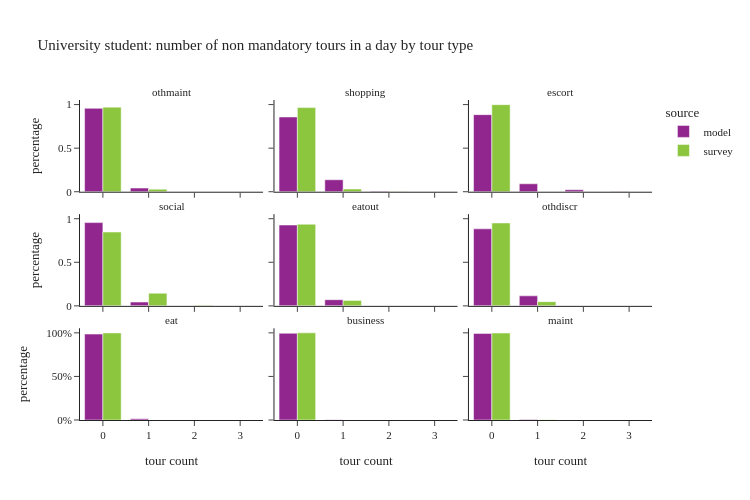

The notebook cell saved with this chart:
### Code cell
plot_num_nonmand_tourtype(per_data[per_data['ptype']==3], "University student: number of non mandatory tours in a day by tour type")

### Figure 1 — Plotly figure (JSON) as saved in the notebook; plotly's stock layout.template omitted (floating-point values rounded to 4 significant figures)
{"data": [{"alignmentgroup": "True", "customdata": [[155427], [6859], [102]], "hovertemplate": "source=model<br>tour type=othmaint<br>tour count=%{x}<br>percentage=%{y}<br>sample_size=%{customdata[0]}<extra></extra>", "legendgroup": "model", "marker": {"color": "#91268F", "pattern": {"shape": ""}}, "name": "model", "offsetgroup": "model", "orientation": "v", "showlegend": true, "textposition": "auto", "type": "bar", "x": [0.0, 1.0, 2.0], "xaxis": "x7", "y": [0.9571, 0.04224, 0.0006281], "yaxis": "y7"}, {"alignmentgroup": "True", "customdata": [[139293], [22311], [780], [4]], "hovertemplate": "source=model<br>tour type=shopping<br>tour count=%{x}<br>percentage=%{y}<br>sample_size=%{customdata[0]}<extra></extra>", "legendgroup": "model", "marker": {"color": "#91268F", "pattern": {"shape": ""}}, "name": "model", "offsetgroup": "model", "orientation": "v", "showlegend": false, "textposition": "auto", "type": "bar", "x": [0.0, 1.0, 2.0, 3.0], "xaxis": "x8", "y": [0.8578, 0.1374, 0.004803, 2.463e-05], "yaxis": "y8"}, {"alignmentgroup": "True", "customdata": [[143657], [14795], [3684], [252]], "hovertemplate": "source=model<br>tour type=escort<br>tour count=%{x}<br>percentage=%{y}<br>sample_size=%{customdata[0]}<extra></extra>", "legendgroup": "model", "marker": {"color": "#91268F", "pattern": {"shape": ""}}, "name": "model", "offsetgroup": "model", "orientation": "v", "showlegend": false, "textposition": "auto", "type": "bar", "x": [0.0, 1.0, 2.0, 3.0], "xaxis": "x9", "y": [0.8847, 0.09111, 0.02269, 0.001552], "yaxis": "y9"}, {"alignmentgroup": "True", "customdata": [[155153], [7097], [130], [8]], "hovertemplate": "source=model<br>tour type=social<br>tour count=%{x}<br>percentage=%{y}<br>sample_size=%{customdata[0]}<extra></extra>", "legendgroup": "model", "marker": {"color": "#91268F", "pattern": {"shape": ""}}, "name": "model", "offsetgroup": "model", "orientation": "v", "showlegend": false, "textposition": "auto", "type": "bar", "x": [0.0, 1.0, 2.0, 3.0], "xaxis": "x4", "y": [0.9554, 0.0437, 0.0008006, 4.926e-05], "yaxis": "y4"}, {"alignmentgroup": "True", "customdata": [[150637], [11459], [292]], "hovertemplate": "source=model<br>tour type=eatout<br>tour count=%{x}<br>percentage=%{y}<br>sample_size=%{customdata[0]}<extra></extra>", "legendgroup": "model", "marker": {"color": "#91268F", "pattern": {"shape": ""}}, "name": "model", "offsetgroup": "model", "orientation": "v", "showlegend": false, "textposition": "auto", "type": "bar", "x": [0.0, 1.0, 2.0], "xaxis": "x5", "y": [0.9276, 0.07057, 0.001798], "yaxis": "y5"}, {"alignmentgroup": "True", "customdata": [[143513], [18672], [203]], "hovertemplate": "source=model<br>tour type=othdiscr<br>tour count=%{x}<br>percentage=%{y}<br>sample_size=%{customdata[0]}<extra></extra>", "legendgroup": "model", "marker": {"color": "#91268F", "pattern": {"shape": ""}}, "name": "model", "offsetgroup": "model", "orientation": "v", "showlegend": false, "textposition": "auto", "type": "bar", "x": [0.0, 1.0, 2.0], "xaxis": "x6", "y": [0.8838, 0.115, 0.00125], "yaxis": "y6"}, {"alignmentgroup": "True", "customdata": [[160116], [2271], [1]], "hovertemplate": "source=model<br>tour type=eat<br>tour count=%{x}<br>percentage=%{y}<br>sample_size=%{customdata[0]}<extra></extra>", "legendgroup": "model", "marker": {"color": "#91268F", "pattern": {"shape": ""}}, "name": "model", "offsetgroup": "model", "orientation": "v", "showlegend": false, "textposition": "auto", "type": "bar", "x": [0.0, 1.0, 2.0], "xaxis": "x", "y": [0.986, 0.01399, 6.158e-06], "yaxis": "y"}, {"alignmentgroup": "True", "customdata": [[161672], [669], [47]], "hovertemplate": "source=model<br>tour type=business<br>tour count=%{x}<br>percentage=%{y}<br>sample_size=%{customdata[0]}<extra></extra>", "legendgroup": "model", "marker": {"color": "#91268F", "pattern": {"shape": ""}}, "name": "model", "offsetgroup": "model", "orientation": "v", "showlegend": false, "textposition": "auto", "type": "bar", "x": [0.0, 1.0, 2.0], "xaxis": "x2", "y": [0.9956, 0.00412, 0.0002894], "yaxis": "y2"}, {"alignmentgroup": "True", "customdata": [[161355], [1033]], "hovertemplate": "source=model<br>tour type=maint<br>tour count=%{x}<br>percentage=%{y}<br>sample_size=%{customdata[0]}<extra></extra>", "legendgroup": "model", "marker": {"color": "#91268F", "pattern": {"shape": ""}}, "name": "model", "offsetgroup": "model", "orientation": "v", "showlegend": false, "textposition": "auto", "type": "bar", "x": [0.0, 1.0], "xaxis": "x3", "y": [0.9936, 0.006361], "yaxis": "y3"}, {"alignmentgroup": "True", "customdata": [[239], [6]], "hovertemplate": "source=survey<br>tour type=othmaint<br>tour count=%{x}<br>percentage=%{y}<br>sample_size=%{customdata[0]}<extra></extra>", "legendgroup": "survey", "marker": {"color": "#8CC63E", "pattern": {"shape": ""}}, "name": "survey", "offsetgroup": "survey", "orientation": "v", "showlegend": true, "textposition": "auto", "type": "bar", "x": [0.0, 1.0], "xaxis": "x7", "y": [0.9702, 0.02981], "yaxis": "y7"}, {"alignmentgroup": "True", "customdata": [[231], [13], [1]], "hovertemplate": "source=survey<br>tour type=shopping<br>tour count=%{x}<br>percentage=%{y}<br>sample_size=%{customdata[0]}<extra></extra>", "legendgroup": "survey", "marker": {"color": "#8CC63E", "pattern": {"shape": ""}}, "name": "survey", "offsetgroup": "survey", "orientation": "v", "showlegend": false, "textposition": "auto", "type": "bar", "x": [0.0, 1.0, 2.0], "xaxis": "x8", "y": [0.9654, 0.03164, 0.002998], "yaxis": "y8"}, {"alignmentgroup": "True", "customdata": [[242], [2], [1]], "hovertemplate": "source=survey<br>tour type=escort<br>tour count=%{x}<br>percentage=%{y}<br>sample_size=%{customdata[0]}<extra></extra>", "legendgroup": "survey", "marker": {"color": "#8CC63E", "pattern": {"shape": ""}}, "name": "survey", "offsetgroup": "survey", "orientation": "v", "showlegend": false, "textposition": "auto", "type": "bar", "x": [0.0, 1.0, 2.0], "xaxis": "x9", "y": [0.999, 0.0008811, 8.368e-05], "yaxis": "y9"}, {"alignmentgroup": "True", "customdata": [[213], [29], [3]], "hovertemplate": "source=survey<br>tour type=social<br>tour count=%{x}<br>percentage=%{y}<br>sample_size=%{customdata[0]}<extra></extra>", "legendgroup": "survey", "marker": {"color": "#8CC63E", "pattern": {"shape": ""}}, "name": "survey", "offsetgroup": "survey", "orientation": "v", "showlegend": false, "textposition": "auto", "type": "bar", "x": [0.0, 1.0, 2.0], "xaxis": "x4", "y": [0.8472, 0.1457, 0.00717], "yaxis": "y4"}, {"alignmentgroup": "True", "customdata": [[236], [8], [1]], "hovertemplate": "source=survey<br>tour type=eatout<br>tour count=%{x}<br>percentage=%{y}<br>sample_size=%{customdata[0]}<extra></extra>", "legendgroup": "survey", "marker": {"color": "#8CC63E", "pattern": {"shape": ""}}, "name": "survey", "offsetgroup": "survey", "orientation": "v", "showlegend": false, "textposition": "auto", "type": "bar", "x": [0.0, 1.0, 2.0], "xaxis": "x5", "y": [0.9367, 0.06297, 0.0003477], "yaxis": "y5"}, {"alignmentgroup": "True", "customdata": [[236], [9]], "hovertemplate": "source=survey<br>tour type=othdiscr<br>tour count=%{x}<br>percentage=%{y}<br>sample_size=%{customdata[0]}<extra></extra>", "legendgroup": "survey", "marker": {"color": "#8CC63E", "pattern": {"shape": ""}}, "name": "survey", "offsetgroup": "survey", "orientation": "v", "showlegend": false, "textposition": "auto", "type": "bar", "x": [0.0, 1.0], "xaxis": "x6", "y": [0.9514, 0.04856], "yaxis": "y6"}, {"alignmentgroup": "True", "customdata": [[243], [2]], "hovertemplate": "source=survey<br>tour type=eat<br>tour count=%{x}<br>percentage=%{y}<br>sample_size=%{customdata[0]}<extra></extra>", "legendgroup": "survey", "marker": {"color": "#8CC63E", "pattern": {"shape": ""}}, "name": "survey", "offsetgroup": "survey", "orientation": "v", "showlegend": false, "textposition": "auto", "type": "bar", "x": [0.0, 1.0], "xaxis": "x", "y": [0.9995, 0.0004558], "yaxis": "y"}, {"alignmentgroup": "True", "customdata": [[245]], "hovertemplate": "source=survey<br>tour type=business<br>tour count=%{x}<br>percentage=%{y}<br>sample_size=%{customdata[0]}<extra></extra>", "legendgroup": "survey", "marker": {"color": "#8CC63E", "pattern": {"shape": ""}}, "name": "survey", "offsetgroup": "survey", "orientation": "v", "showlegend": false, "textposition": "auto", "type": "bar", "x": [0.0], "xaxis": "x2", "y": [1.0], "yaxis": "y2"}, {"alignmentgroup": "True", "customdata": [[243], [2]], "hovertemplate": "source=survey<br>tour type=maint<br>tour count=%{x}<br>percentage=%{y}<br>sample_size=%{customdata[0]}<extra></extra>", "legendgroup": "survey", "marker": {"color": "#8CC63E", "pattern": {"shape": ""}}, "name": "survey", "offsetgroup": "survey", "orientation": "v", "showlegend": false, "textposition": "auto", "type": "bar", "x": [0.0, 1.0], "xaxis": "x3", "y": [0.9984, 0.001598], "yaxis": "y3"}], "layout": {"annotations": [{"font": {}, "showarrow": false, "text": "eat", "x": 0.16, "xanchor": "center", "xref": "paper", "y": 0.2867, "yanchor": "bottom", "yref": "paper"}, {"font": {}, "showarrow": false, "text": "business", "x": 0.5, "xanchor": "center", "xref": "paper", "y": 0.2867, "yanchor": "bottom", "yref": "paper"}, {"font": {}, "showarrow": false, "text": "maint", "x": 0.84, "xanchor": "center", "xref": "paper", "y": 0.2867, "yanchor": "bottom", "yref": "paper"}, {"font": {}, "showarrow": false, "text": "social", "x": 0.16, "xanchor": "center", "xref": "paper", "y": 0.6433, "yanchor": "bottom", "yref": "paper"}, {"font": {}, "showarrow": false, "text": "eatout", "x": 0.5, "xanchor": "center", "xref": "paper", "y": 0.6433, "yanchor": "bottom", "yref": "paper"}, {"font": {}, "showarrow": false, "text": "othdiscr", "x": 0.84, "xanchor": "center", "xref": "paper", "y": 0.6433, "yanchor": "bottom", "yref": "paper"}, {"font": {}, "showarrow": false, "text": "othmaint", "x": 0.16, "xanchor": "center", "xref": "paper", "y": 1.0, "yanchor": "bottom", "yref": "paper"}, {"font": {}, "showarrow": false, "text": "shopping", "x": 0.5, "xanchor": "center", "xref": "paper", "y": 1.0, "yanchor": "bottom", "yref": "paper"}, {"font": {}, "showarrow": false, "text": "escort", "x": 0.84, "xanchor": "center", "xref": "paper", "y": 1.0, "yanchor": "bottom", "yref": "paper"}], "barmode": "group", "height": 500, "legend": {"title": {"text": "source"}, "tracegroupgap": 0}, "title": {"text": "University student: number of non mandatory tours in a day by tour type"}, "width": 750, "xaxis": {"anchor": "y", "domain": [0.0, 0.32], "title": {"text": "tour count"}}, "xaxis2": {"anchor": "y2", "domain": [0.34, 0.66], "matches": "x", "title": {"text": "tour count"}}, "xaxis3": {"anchor": "y3", "domain": [0.68, 1.0], "matches": "x", "title": {"text": "tour count"}}, "xaxis4": {"anchor": "y4", "domain": [0.0, 0.32], "matches": "x", "showticklabels": false}, "xaxis5": {"anchor": "y5", "domain": [0.34, 0.66], "matches": "x", "showticklabels": false}, "xaxis6": {"anchor": "y6", "domain": [0.68, 1.0], "matches": "x", "showticklabels": false}, "xaxis7": {"anchor": "y7", "domain": [0.0, 0.32], "matches": "x", "showticklabels": false}, "xaxis8": {"anchor": "y8", "domain": [0.34, 0.66], "matches": "x", "showticklabels": false}, "xaxis9": {"anchor": "y9", "domain": [0.68, 1.0], "matches": "x", "showticklabels": false}, "yaxis": {"anchor": "x", "domain": [0.0, 0.2867], "tickformat": ".0%", "title": {"text": "percentage"}}, "yaxis2": {"anchor": "x2", "domain": [0.0, 0.2867], "matches": "y", "showticklabels": false, "tickformat": ".0%"}, "yaxis3": {"anchor": "x3", "domain": [0.0, 0.2867], "matches": "y", "showticklabels": false}, "yaxis4": {"anchor": "x4", "domain": [0.3567, 0.6433], "matches": "y", "title": {"text": "percentage"}}, "yaxis5": {"anchor": "x5", "domain": [0.3567, 0.6433], "matches": "y", "showticklabels": false}, "yaxis6": {"anchor": "x6", "domain": [0.3567, 0.6433], "matches": "y", "showticklabels": false}, "yaxis7": {"anchor": "x7", "domain": [0.7133, 1.0], "matches": "y", "title": {"text": "percentage"}}, "yaxis8": {"anchor": "x8", "domain": [0.7133, 1.0], "matches": "y", "showticklabels": false}, "yaxis9": {"anchor": "x9", "domain": [0.7133, 1.0], "matches": "y", "showticklabels": false}}}
